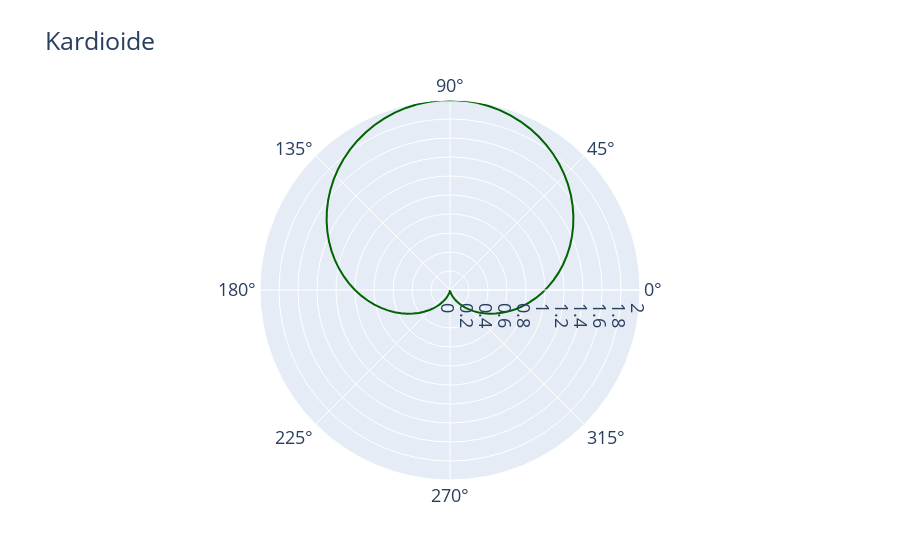

Write notebook code for a chart like this one.
### Markdown cell above
Neben Express können wir *graphics objects* einsetzen. Dort verwenden wir *Scatterpolar*.

### Code cell
import plotly.graph_objects as go

fig = go.Figure(data=
    go.Scatterpolar(
        r = r,
        theta = np.rad2deg(phi),
        mode = 'lines',
        name = 'Kardioide',
        line_color = 'darkgreen',
    ))


fig.update_layout(
    title="Kardioide",
    font=dict(
        size=18
    ),
    height=600
)

fig.show()
